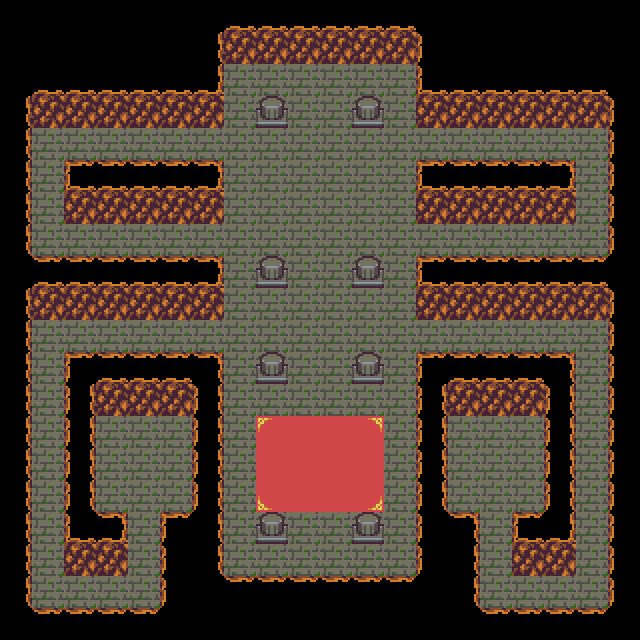

This game map was drawn from its Tiled (.tmx) file and the tilesets committed beside it. A one-line description and the trimmed map source follow:
An orthogonal 20x20 tile map with 32x32 px tiles, 5 tile layers (baseLayer, subGroundLayer, superGroundLayer, subCollisionLayer, ...), 2 tilesets and 21 objects (7x Torch, 4x Chest, 4x Spikes, 2x Stairs, Switch, ...).

<map version="1.0" orientation="orthogonal" renderorder="right-down" width="20" height="20" tilewidth="32" tileheight="32" nextobjectid="32">
 <tileset firstgid="1" name="tiny32" tilewidth="32" tileheight="32">
  <image source="../images/tiny32.png" width="512" height="512" />
 </tileset>
 <tileset firstgid="257" name="tiny32" tilewidth="32" tileheight="32">
  <image source="../images/tiny32.png" width="512" height="512" />
 </tileset>
 <layer name="baseLayer" width="20" height="20">
  <data>[400 cells, 220 non-empty, 6 distinct tile ids]</data>
 </layer>
 <layer name="subGroundLayer" width="20" height="20">
  <data>[400 cells, 0 non-empty, 0 distinct tile ids]</data>
 </layer>
 <layer name="superGroundLayer" width="20" height="20">
  <data>[400 cells, 0 non-empty, 0 distinct tile ids]</data>
 </layer>
 <layer name="subCollisionLayer" width="20" height="20">
  <data>[400 cells, 184 non-empty, 10 distinct tile ids]</data>
 </layer>
 <layer name="superCollisionLayer" width="20" height="20">
  <data>[400 cells, 46 non-empty, 3 distinct tile ids]</data>
 </layer>
 <objectgroup name="objectLayer">
  <object id="1" name="goldChest1" type="Chest" gid="37" x="480" y="448" width="32" height="32">
   <properties>
    <property name="contents" value="Gold" />
    <property name="frame" value="36" />
    <property name="quantity" value="5" />
   </properties>
  </object>
  <object id="2" name="torch1" type="Torch" gid="207" x="224" y="576" width="32" height="32">
   <properties>
    <property name="colour" value="yellow" />
    <property name="frame" value="206" />
   </properties>
  </object>
  <object id="3" name="menu" type="Stairs" gid="2147483770" x="288" y="96" width="32" height="32">
   <properties>
    <property name="flipX" value="true" />
    <property name="frame" value="121" />
    <property name="targetState" value="MainMenu" />
   </properties>
  </object>
  <object id="7" name="exit" type="Stairs" gid="123" x="288" y="480" width="32" height="32">
   <properties>
    <property name="frame" value="122" />
    <property name="targetState" value="LevelExit" />
   </properties>
  </object>
  <object id="8" name="spikes2" type="Spikes" gid="158" x="288" y="384" width="32" height="32">
   <properties>
    <property name="disabled" value="false" />
    <property name="frame" value="157" />
    <property name="group" value="spikes" />
   </properties>
  </object>
  <object id="9" name="spikes1" type="Spikes" gid="158" x="224" y="384" width="32" height="32">
   <properties>
    <property name="disabled" value="false" />
    <property name="frame" value="157" />
    <property name="group" value="spikes" />
   </properties>
  </object>
  <object id="10" name="spikes3" type="Spikes" gid="158" x="320" y="384" width="32" height="32">
   <properties>
    <property name="disabled" value="false" />
    <property name="frame" value="157" />
    <property name="group" value="spikes" />
   </properties>
  </object>
  <object id="11" name="spikes4" type="Spikes" gid="158" x="384" y="384" width="32" height="32">
   <properties>
    <property name="disabled" value="false" />
    <property name="frame" value="157" />
    <property name="group" value="spikes" />
   </properties>
  </object>
  <object id="12" name="switch" type="Switch" gid="49" x="512" y="512" width="32" height="32">
   <properties>
    <property name="action" value="disableSpikes" />
    <property name="frame" value="48" />
    <property name="thrown" value="false" />
   </properties>
  </object>
  <object id="14" name="speedBoostChest" type="Chest" gid="37" x="32" y="224" width="32" height="32">
   <properties>
    <property name="contents" value="SpeedBoost" />
    <property name="frame" value="36" />
   </properties>
  </object>
  <object id="15" name="gemChest" type="Chest" gid="37" x="320" y="480" width="32" height="32">
   <properties>
    <property name="contents" value="Gem" />
    <property name="frame" value="36" />
   </properties>
  </object>
  <object id="16" name="player" type="Player" gid="132" x="288" y="160" width="32" height="32">
   <properties>
    <property name="direction" value="down" />
   </properties>
  </object>
  <object id="17" name="torch2" type="Torch" gid="207" x="384" y="576" width="32" height="32">
   <properties>
    <property name="colour" value="yellow" />
    <property name="frame" value="206" />
   </properties>
  </object>
  <object id="18" name="torch3" type="Torch" gid="207" x="224" y="96" width="32" height="32">
   <properties>
    <property name="colour" value="yellow" />
    <property name="frame" value="206" />
   </properties>
  </object>
  <object id="19" name="torch4" type="Torch" gid="207" x="384" y="96" width="32" height="32">
   <properties>
    <property name="colour" value="yellow" />
    <property name="frame" value="206" />
   </properties>
  </object>
  <object id="20" name="goldChest2" type="Chest" gid="37" x="128" y="448" width="32" height="32">
   <properties>
    <property name="contents" value="Gold" />
    <property name="frame" value="36" />
    <property name="quantity" value="5" />
   </properties>
  </object>
  <object id="21" name="ghost" type="Ghost" gid="199" x="352" y="160" width="32" height="32">
   <properties>
    <property name="direction" value="down" />
   </properties>
  </object>
  <object id="22" name="skeleton" type="Skeleton" gid="135" x="384" y="480" width="32" height="32">
   <properties>
    <property name="direction" value="down" />
   </properties>
  </object>
  <object id="26" name="torch5" type="Torch" gid="239" x="576" y="160" width="32" height="32">
   <properties>
    <property name="colour" value="red" />
    <property name="frame" value="238" />
   </properties>
  </object>
  <object id="28" name="torch6" type="Torch" gid="239" x="448" y="512" width="32" height="32">
   <properties>
    <property name="colour" value="red" />
    <property name="frame" value="238" />
   </properties>
  </object>
  <object id="29" name="torch7" type="Torch" gid="239" x="448" y="448" width="32" height="32">
   <properties>
    <property name="colour" value="red" />
    <property name="frame" value="238" />
   </properties>
  </object>
 </objectgroup>
</map>
